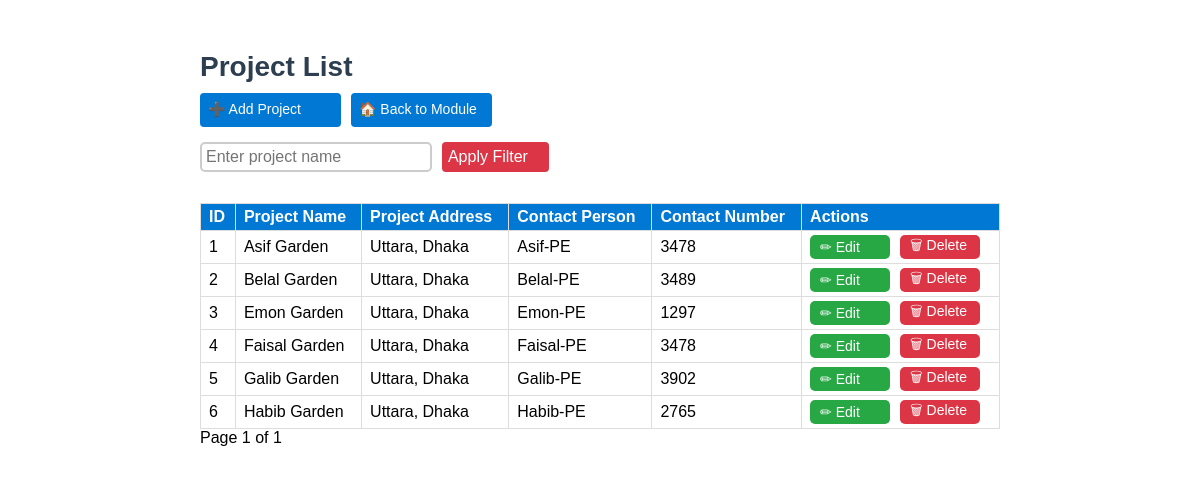
/construction-department/project/, run on the app's committed database.
### project/models.py (models this page shows, shortened)
class Project(models.Model):
    id = models.AutoField(primary_key=True)  # Auto-incrementing ID
    name_of_project = models.CharField(max_length=255)  # Project name
    project_address = models.CharField(max_length=500)  # Project address as CharField
    contact_person_name = models.CharField(max_length=255)  # Name of contact person
    contact_person_number = models.CharField(max_length=20)  # Contact number of contact person

### project/views.py (the view)
# urls.py: path("", project_list, name="project_list"),  # Display project list with filtering and pagination
def project_list(request):
    query = request.GET.get("q", "")  # Defaults to empty if no query string
    projects = Project.objects.all().order_by("id")  # Changed from "-id" to "id"
    if query:
        projects = projects.filter(name_of_project__icontains=query)
    paginator = Paginator(projects, 10)
    page_number = request.GET.get("page")
    try:
        projects_page = paginator.get_page(page_number)
    except (PageNotAnInteger, EmptyPage):
        projects_page = paginator.get_page(1)
    return render(request, "project/project_list.html", {
        "projects": projects_page,
        "query": query
    })

### project/templates/project/project_list.html (shortened to what this page needs)
{% block content %}
<div class="form-container">
    <h2>Project List</h2>
    <div class="nav-buttons">
        <a href="{% url 'project_create' %}" class="nav-button">➕ Add Project</a>
        <a href="{% url 'construction_department' %}" class="nav-button">🏠 Back to Module</a>
    </div>
    <div class="filter-container">
    <form method="get" style="display: flex; gap: 10px;">
        <input type="text" name="q" value="{{ query }}" class="filter-box" placeholder="Enter project name">
        <button type="submit" class="apply-button">Apply Filter</button>
    </form>
</div>
    <table>
        <thead>
            <tr>
                <th>ID</th>
                <th>Project Name</th>
                <th>Project Address</th>
                <th>Contact Person</th>
                <th>Contact Number</th>
                <th>Actions</th>
            </tr>
        </thead>
        <tbody>
            {% for project in projects %}
            <tr>
                <td>{{ project.id }}</td>
                <td class="name">{{ project.name_of_project }}</td>
                <td>{{ project.project_address }}</td>
                <td>{{ project.contact_person_name }}</td>
                <td>{{ project.contact_person_number }}</td>
                <td>
                    <div class="action-buttons">
                        <a href="{% url 'project_edit' project.id %}" class="action-button edit">✏ Edit</a>
                        <a href="{% url 'project_delete' project.id %}" class="action-button delete" onclick="return confirm('Are you sure you want to delete this project?');">🗑 Delete</a>
                    </div>
                </td>
            </tr>
            {% empty %}
            <tr>
                <td colspan="6" class="text-center">No projects found</td>
            </tr>
            {% endfor %}
        </tbody>
    </table>
<div class="pagination">
    <span>Page {{ projects.number }} of {{ projects.paginator.num_pages }}</span>
</div>
</div>
{% endblock %}

### project/templates/project/project_list.html (style rules this page uses)
.form-container { max-width: 1000px; max-width: 800px; margin: 0 auto; padding: 20px; background: white; border-radius: 5px; box-shadow: none; }
body, th, td, input, a, .nav-button, .filter-box, .apply-button, .action-button { font-family: "Trebuchet MS", sans-serif; }
h2 { text-align: left; color: #2c3e50; margin-bottom: 10px; font-size: 28px; }
table { width: 100%; border-collapse: collapse; margin-top: 10px; }
th, td { border: 1px solid #ddd; padding: 4px 8px; text-align: left; height: 18px; }
th { background-color: #0078D4; color: white; }
.nav-buttons { display: flex; gap: 10px; margin-bottom: 15px; }
.nav-button { background: #0078D4; color: white; padding: 8px; border-radius: 4px; text-decoration: none; width: 125px; height: 18px; font-size: 14px; }
.filter-container { display: flex; gap: 10px; margin-bottom: 15px; }
.filter-box { width: 75%; padding: 4px; font-size: 16px; border-radius: 5px; border: 2px solid #ccc; }
.apply-button { width: 120px; background: #dc3545; color: white; padding: 6px; border-radius: 4px; font-size: 16px; border: none; cursor: pointer; text-align: left; }
.action-buttons { display: flex; gap: 10px; align-items: center; }
.action-button { width: 60px; height: 4px; padding: 10px; display: flex; align-items: center; justify-content: left; text-decoration: none; font-size: 14px; border-radius: 5px; }
.action-button.edit { background: #28a745; color: white; }
.action-button.delete { background: #dc3545; color: white; }

### data on the page
Project: id "1", name_of_project "Asif Garden", project_address "Uttara, Dhaka", contact_person_name "Asif-PE", contact_person_number "3478"
Project: id "2", name_of_project "Belal Garden", project_address "Uttara, Dhaka", contact_person_name "Belal-PE", contact_person_number "3489"
Project: id "3", name_of_project "Emon Garden", project_address "Uttara, Dhaka", contact_person_name "Emon-PE", contact_person_number "1297"
Project: id "4", name_of_project "Faisal Garden", project_address "Uttara, Dhaka", contact_person_name "Faisal-PE", contact_person_number "3478"
Project: id "5", name_of_project "Galib Garden", project_address "Uttara, Dhaka", contact_person_name "Galib-PE", contact_person_number "3902"
Project: id "6", name_of_project "Habib Garden", project_address "Uttara, Dhaka", contact_person_name "Habib-PE", contact_person_number "2765"

### other printed values
{{ projects.number }} "1"
{{ projects.paginator.num_pages }} "1"
